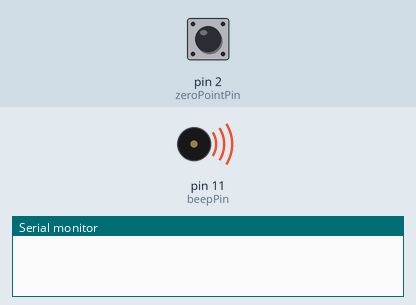
This sketch was run on a simulated Arduino Uno, built with avr-gcc and run on an emulated ATmega328P. Parts: buzzer (waves = sounding, pin HIGH), the last lines printed to the serial monitor. Inputs (shaded band) come from the test bench; at power-on: pin 2 (zeroPointPin) HIGH.

Above: at 0.1 s.
At 0.6 s:
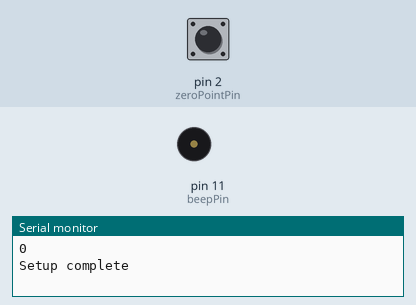
Timing chart, 0 to 2.1 s (numbered marks = the images above):
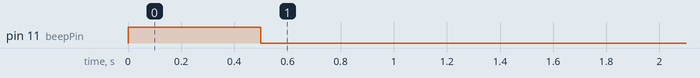

The sketch:

Arduino_Zero_Crossing_Detector.cppp.ino
```cpp
#include "Arduino.h"
// The pin to which we connect the full wave rectified voltage
#define zeroPointPin 2

// Beeper pin
#define beepPin 11

// The counter we update in the Interrupt Service Routine (ISR)
// which must be marked as volatile
volatile unsigned int zpCounter;

// Forward declarations of all functions
void zeroPointDetect();
void beep();

// Setup    Setup     Setup
void setup()
{
  Serial.begin(115200);

  // Initialise beeper
  pinMode(beepPin, OUTPUT);
  beep();

  // Initialise zero point counter (100 counts per second)
  zpCounter = 0;

  // Interrupt on pin 4 to detect zero point threshold
  pinMode(2, INPUT_PULLUP);
  attachInterrupt(digitalPinToInterrupt(2), zeroPointDetect, FALLING);

  // All done
  Serial.println("Setup complete");
}

// Loop just for demo
void loop()
{
  // If we have exactly 1 second's worth of counters
  // then beep and reset counter
  if (zpCounter > 99)
  {
    zpCounter = 0;
    beep();
  }
}

// This is the ISR and all it does is increment a count.
void zeroPointDetect() {
  // Each AC cycle (50Hz = 50 times a second) gives 100 zero points per second
  zpCounter++;
}

// Beep just for demo
void beep() {
  digitalWrite(beepPin, HIGH);
  delay(500);
  digitalWrite(beepPin, LOW);

  Serial.println(zpCounter);
}
```
